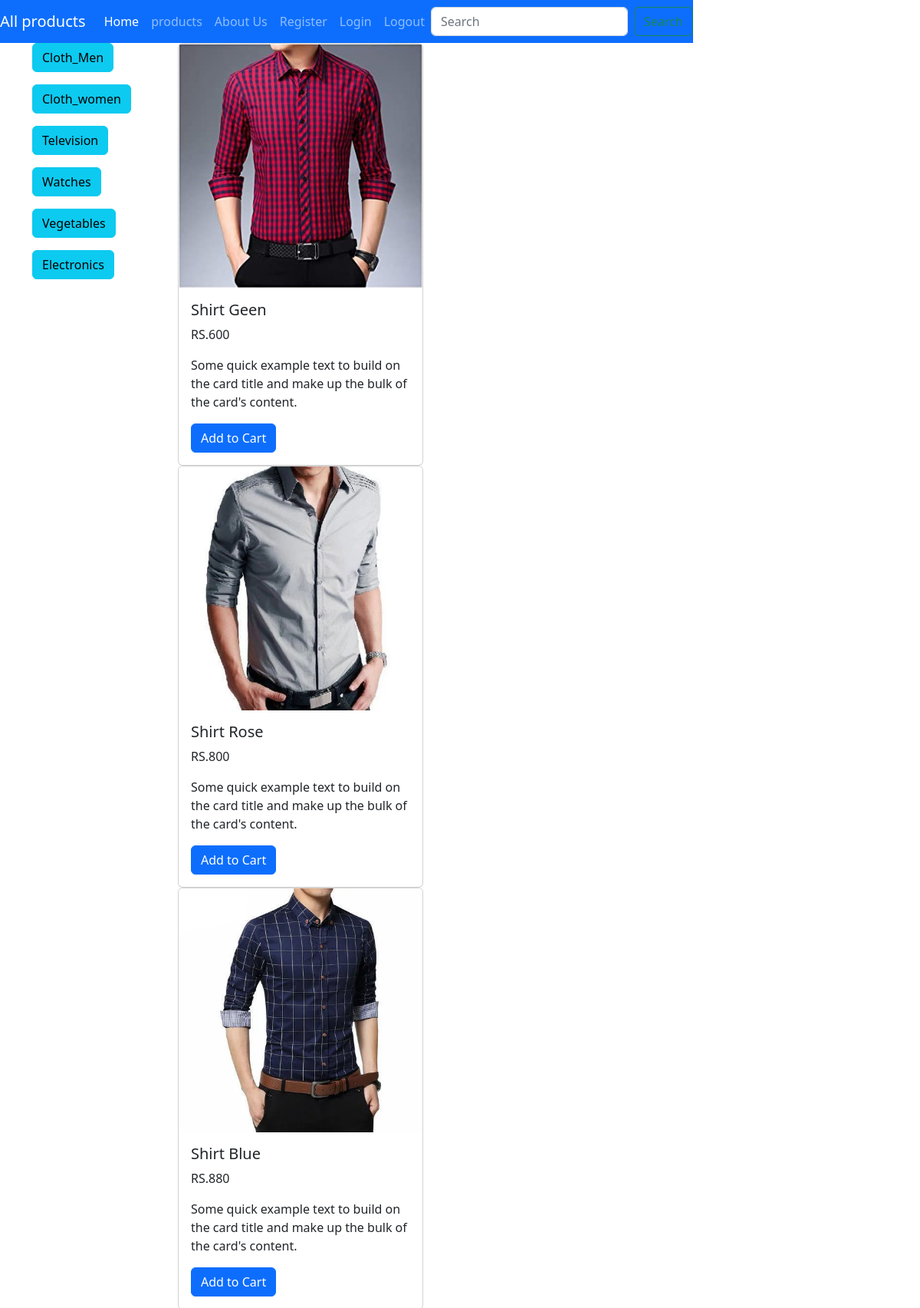
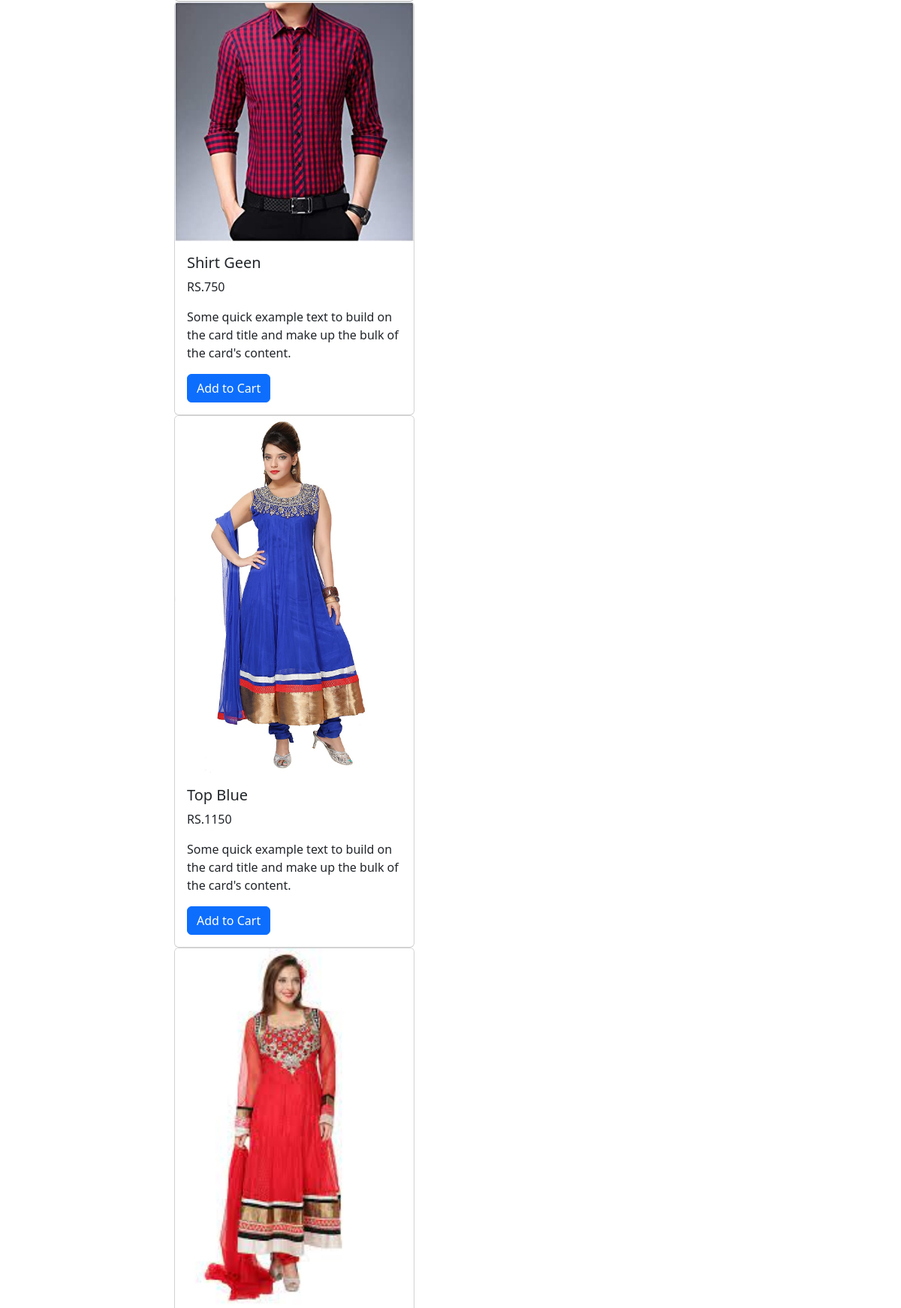
The page / (upper part) on the database its author committed (2 pictures, top to bottom).
### shop9/models.py (models this page shows, shortened)
class Category(models.Model):
    category_name=models.CharField(max_length=50)
    def __str__(self):
        return self.category_name

class Product(models.Model):
    name = models.CharField(max_length=50)
    category = models.ForeignKey('Category',on_delete=models.CASCADE)
    price =models.IntegerField()
    image = models.ImageField(upload_to ='media')

### shop9/views.py (the view)
# urls.py: path('',views.index,name='index'),
def index(request):
    products = Product.objects.all()
    category = Category.objects.all()
    return render(request,'index.html',{'products':products,'category':category})

### shop9/templates/index.html (shortened to what this page needs)
{% load static %}
<head>
    <link href="https://cdn.jsdelivr.net/npm/bootstrap@5.2.3/dist/css/bootstrap.min.css" rel="stylesheet"
>
</head>
<div class="nav">
        <nav class="navbar navbar-expand-sm navbar-dark bg-primary">
            <a class="navbar-brand" href="#">All products</a>
            <div class="collapse navbar-collapse" id="collapsibleNavId">
                    <ul class="navbar-nav me-auto mt-2 mt-lg-0">
                        <li class="nav-item">
                            <a class="nav-link active" href="#" aria-current="page">Home <span class="visually-hidden">(current)</span></a>
                        </li>
                        <li class="nav-item">
                            <a class="nav-link" href="#">products</a>
                        </li>
                        <li class="nav-item">
                            <a class="nav-link" href="#">About Us</a>
                        </li>
                        <li class="nav-item">
                            <a class="nav-link" href=" {% url 'register' %}">Register</a>
                        </li>
                        <li class="nav-item">
                            <a class="nav-link" href="#">Login</a>
                        </li>
                        <li class="nav-item">
                            <a class="nav-link" href="#">Logout</a>
                        </li>
                    </ul>
                <form class="d-flex my-2 my-lg-0">
                    <input class="form-control me-sm-2" type="text" placeholder="Search">
                    <button class="btn btn-outline-success my-2 my-sm-0" type="submit">Search</button>
                </form>
            </div>
        </nav>
    </div>
<div class="container">
    <div class="row">
        <div class="col-lg-2">
            {% if category %}
                {% for cat in category %}
                <div class="list-group">
                    <form action="" method="get">
                         <a href="{% url 'category' category%}" class="btn btn-info">{{cat}}</a>
                    </form>
                </div>
                {% endfor %}
            {% endif %}
        </div>
        <div class="col-lg-10 " >
            {% if products %}
                {% for prod in products %}
                <div class="card" //style="width:20rem;">
                    <img src="{{prod.image.url}}" class="card-img-top" alt="...">
                    <div class="card-body">
                      <h5 class="card-title">{{prod.name}}</h5>
                      <p class="card-price">RS.{{prod.price}}</p>
                      <p class="card-text">Some quick example text to build on the card title and make up the bulk of the card's content.</p>
                      <a href="#" class="btn btn-primary">Add to Cart</a>
                    </div>
                </div>
                {% endfor %}
            {% endif %}
        </div>
    </div>
</div>

### rows shown on the page
Category: category_name "Cloth_Men"
Category: category_name "Cloth_women"
Category: category_name "Television"
Category: category_name "Watches"
Category: category_name "Vegetables"
Category: category_name "Electronics"
Product: image (picture), name "Shirt Geen", price "600"
Product: image (picture), name "Shirt Rose", price "800"
Product: image (picture), name "Shirt Blue", price "880"
Product: image (picture), name "Shirt Geen", price "750"
Product: image (picture), name "Top Blue", price "1150"
Product: image (picture)
